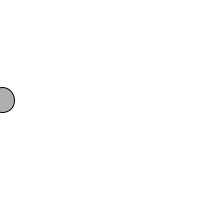
Frame 1 (no input)
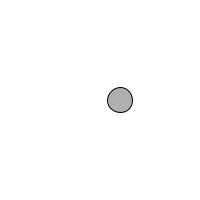
Frame 60 (the mouse pressed at the canvas centre just before this capture)
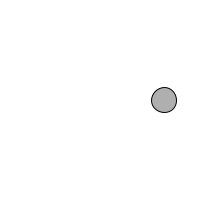
Frame 120 (the mouse held since frame 60 and released just before this capture)

The Processing sketch that drew these frames (run headless with seeded random() and noise(); from frame 60 on, the mouse is pressed at the canvas centre):

// Processing sketch: Example7_3
// ── Example7_3.pde
// Declare global variables
int x = 0;
int speed = 1;

void setup() {
  size(200,200);
  smooth();
}

void draw() {
  background(255);
  move(2);
  bounce();
  display(25);
}

void display(int diameter) {
  stroke(0);
  fill(175);
  ellipse(x,100,diameter,diameter);
}

void move(int speedFactor) {
  x = x + (speed * speedFactor);
}

void bounce() {
  if ((x > width) || (x < 0)) {
    speed *= -1;
  }
}
